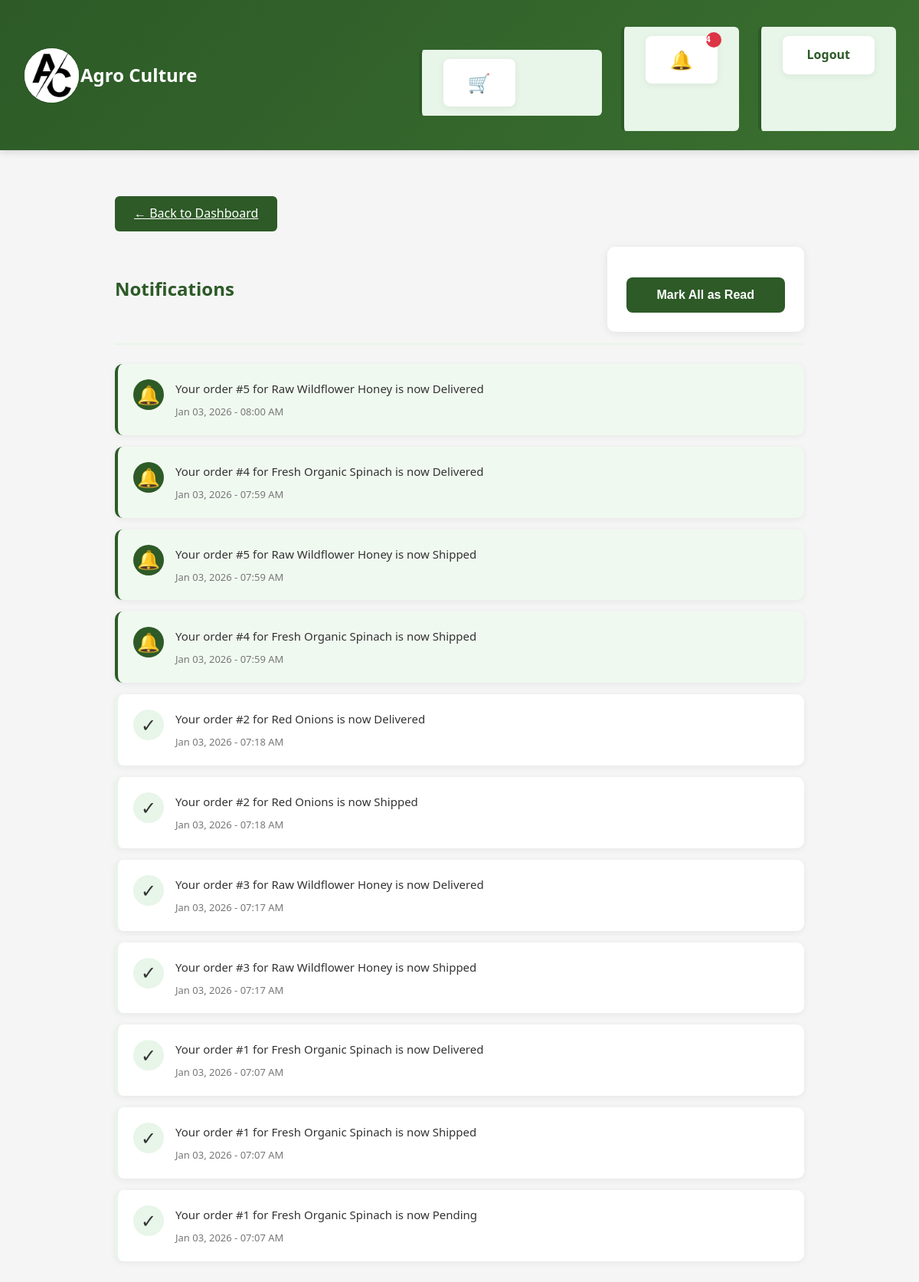
The app's page /notifications/ (signed in) with its own data.
### marketplace/models.py (models this page shows, shortened)
class Notification(models.Model):
	user = models.ForeignKey(User, on_delete=models.CASCADE, related_name='notifications')
	message = models.TextField()
	order = models.ForeignKey(Order, on_delete=models.CASCADE, null=True, blank=True, related_name='notifications')
	is_read = models.BooleanField(default=False)
	created_date = models.DateTimeField(auto_now_add=True)
	class Meta:
		ordering = ['-created_date']

### marketplace/views.py (the view)
# urls.py: path('notifications/', views.notifications, name='notifications'),
@login_required
def notifications(request):
	user = request.user
	notifications = Notification.objects.filter(user=user)
	if request.method == 'POST':
		notifications.update(is_read=True)
		return redirect('notifications')
	user_role = user.userprofile.role if hasattr(user, 'userprofile') else None
	return render(request, 'notifications.html', {
		'notifications': notifications,
		'user_role': user_role
	})

### templates/notifications.html (shortened to what this page needs)
{% extends 'base.html' %}
{% block content %}
<div class="notifications-page">
    <a href="{% if user_role == 'Farmer' %}{% url 'farmer_dashboard' %}{% elif user_role == 'Buyer' %}{% url 'buyer_dashboard' %}{% elif user_role == 'Admin' %}{% url 'admin_summary' %}{% else %}{% url 'home' %}{% endif %}" class="file-upload-btn" style="margin-bottom:20px;display:inline-block;">&larr; Back to Dashboard</a>
    <div class="notifications-header">
        <h2>Notifications</h2>
        {% if notifications %}
            <form method="post" style="display:inline;">
                <button type="submit" class="mark-read-btn">Mark All as Read</button>
            </form>
        {% endif %}
    </div>
    <div class="notifications-list">
        {% for notification in notifications %}
        <div class="notification-item {% if not notification.is_read %}unread{% endif %}">
            <div class="notification-icon">
                {% if notification.is_read %}✓{% else %}🔔{% endif %}
            </div>
            <div class="notification-content">
                <p class="notification-message">{{ notification.message }}</p>
                <p class="notification-time">{{ notification.created_date|date:"M d, Y - h:i A" }}</p>
            </div>
        </div>
        {% empty %}
        <div class="no-notifications">
            <p>No notifications yet</p>
        </div>
        {% endfor %}
    </div>
</div>
{% endblock %}

### static/css/style.css (style rules this page uses)
* { margin: 0; padding: 0; box-sizing: border-box; }
body { font-family: 'Segoe UI', Tahoma, Geneva, Verdana, sans-serif; background-color: #f5f5f5; color: #333; line-height: 1.6; }
.notifications-page { max-width: 900px; margin: 30px auto; }
.notifications-header { display: flex; justify-content: space-between; align-items: center; margin-bottom: 25px; padding-bottom: 15px; border-bottom: 2px solid #e8f5e9; }
.notifications-header h2 { color: #2d5a27; margin: 0; }
.mark-read-btn { background: #6b4423; color: #ffffff; border: none; padding: 10px 20px; border-radius: 6px; cursor: pointer; font-size: 14px; font-weight: 600; transition: background 0.3s ease; }
.notifications-list { display: flex; flex-direction: column; gap: 15px; }
.notification-item { display: flex; gap: 15px; padding: 20px; background: #ffffff; border-radius: 10px; border-left: 4px solid #e8f5e9; box-shadow: 0 2px 8px rgba(0,0,0,0.06); transition: all 0.3s ease; }
.notification-item.unread { background: #f0f9f0; border-left-color: #2d5a27; }
.notification-icon { font-size: 24px; display: flex; align-items: center; justify-content: center; width: 40px; height: 40px; background: #e8f5e9; border-radius: 50%; flex-shrink: 0; }
.notification-item.unread .notification-icon { background: #2d5a27; color: #ffffff; }
.notification-content { flex: 1; }
.notification-message { color: #333; font-size: 15px; margin: 0 0 8px 0; font-weight: 500; }
.notification-time { color: #777; font-size: 13px; margin: 0; }
form { background: #ffffff; padding: 25px; border-radius: 10px; box-shadow: 0 2px 12px rgba(0,0,0,0.08); max-width: 500px; }
form button[type="submit"] { background: #2d5a27; color: #ffffff; border: none; padding: 14px 40px; border-radius: 8px; font-size: 16px; cursor: pointer; margin-top: 15px; transition: background 0.3s ease; font-weight: 600; }
.file-upload-btn { display: inline-block; background: #2d5a27; color: #fff; padding: 10px 25px; border-radius: 6px; cursor: pointer; transition: background 0.3s ease; margin-top: 10px; }

### records on screen
Notification: message "Your order #5 for Raw Wildflower Honey is now Delivered", created_date "Jan 03, 2026 - 08:00 AM"
Notification: message "Your order #4 for Fresh Organic Spinach is now Delivered", created_date "Jan 03, 2026 - 07:59 AM"
Notification: message "Your order #5 for Raw Wildflower Honey is now Shipped", created_date "Jan 03, 2026 - 07:59 AM"
Notification: message "Your order #4 for Fresh Organic Spinach is now Shipped", created_date "Jan 03, 2026 - 07:59 AM"
Notification: message "Your order #2 for Red Onions is now Delivered", created_date "Jan 03, 2026 - 07:18 AM"
Notification: message "Your order #2 for Red Onions is now Shipped", created_date "Jan 03, 2026 - 07:18 AM"
Notification: message "Your order #3 for Raw Wildflower Honey is now Delivered", created_date "Jan 03, 2026 - 07:17 AM"
Notification: message "Your order #3 for Raw Wildflower Honey is now Shipped", created_date "Jan 03, 2026 - 07:17 AM"
Notification: message "Your order #1 for Fresh Organic Spinach is now Delivered", created_date "Jan 03, 2026 - 07:07 AM"
Notification: message "Your order #1 for Fresh Organic Spinach is now Shipped", created_date "Jan 03, 2026 - 07:07 AM"
Notification: message "Your order #1 for Fresh Organic Spinach is now Pending", created_date "Jan 03, 2026 - 07:07 AM"
